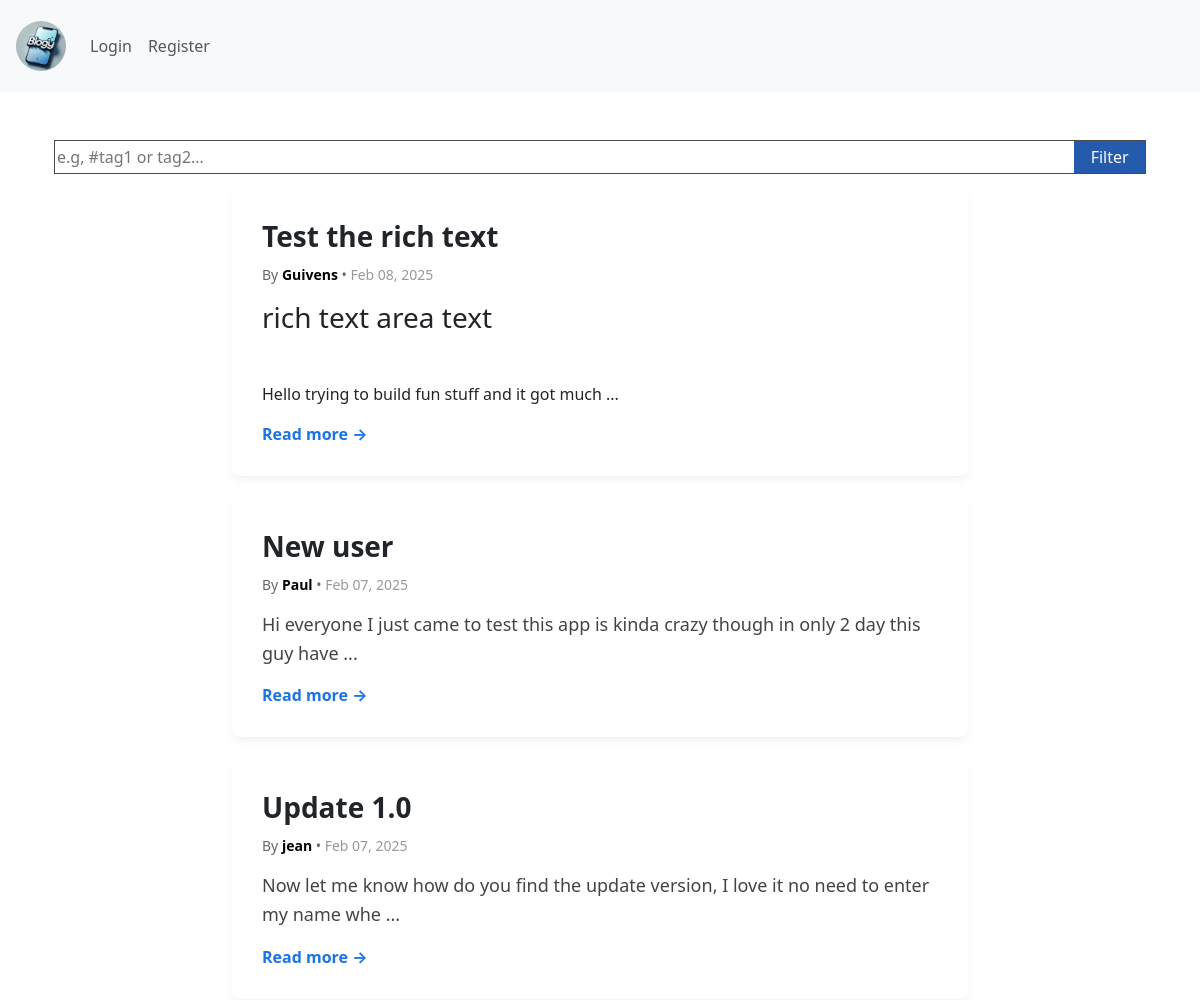
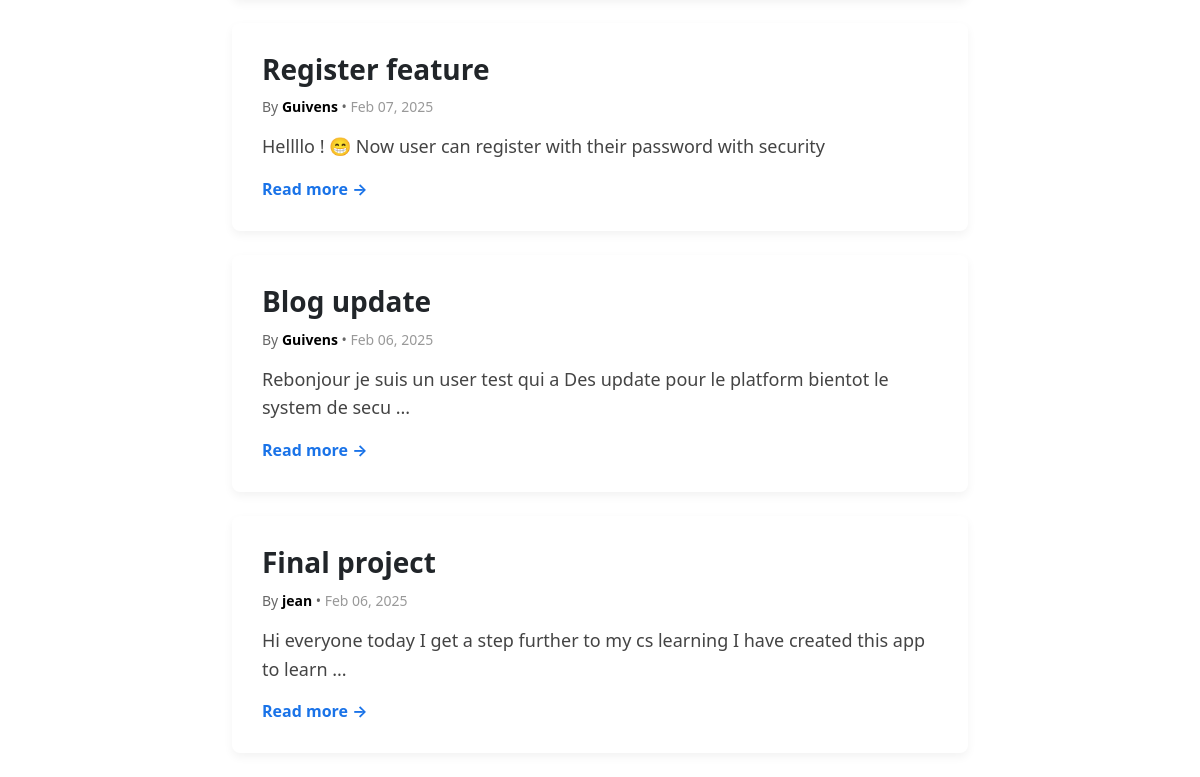
/, run on an earlier commit of the app's database (2 pictures, top to bottom).
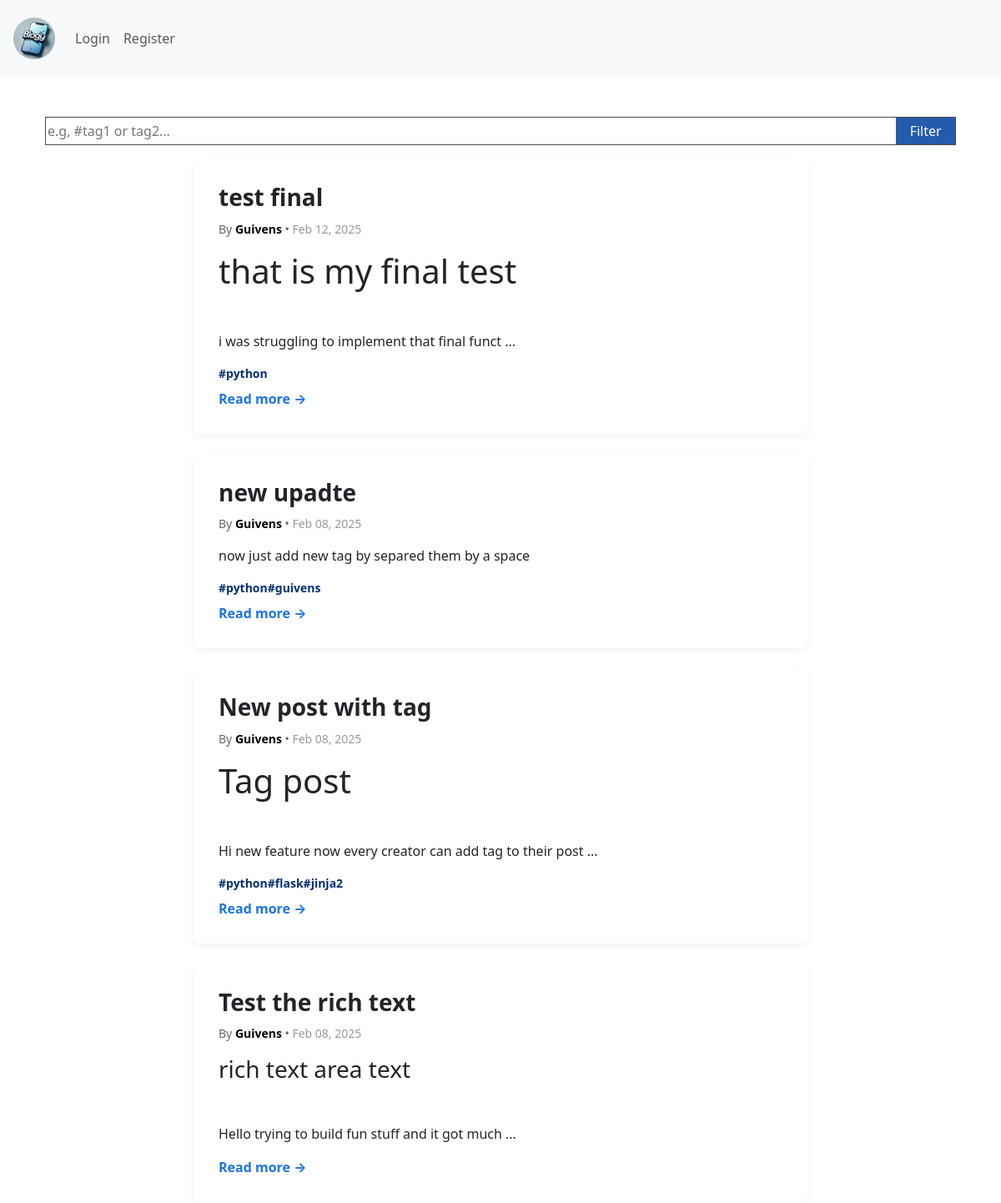
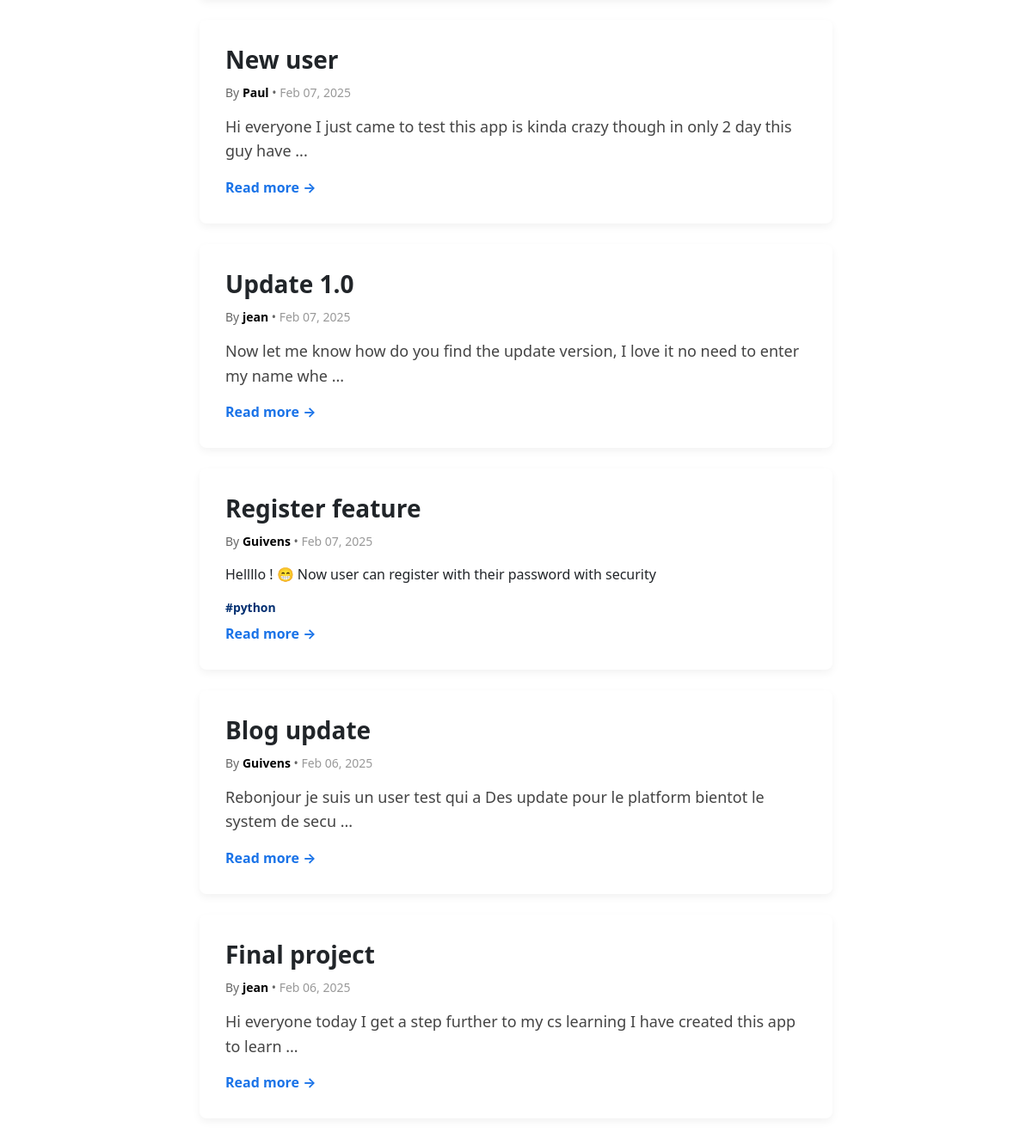
And on a later commit of the database (2 pictures, top to bottom).
### app/models.py (models this page shows, shortened)
class Article(db.Model):
    id = db.Column(db.Integer, primary_key=True)
    title = db.Column(db.String(120), unique=True, nullable=False)
    content = db.Column(db.Text, nullable=False)
    created_at = db.Column(db.DateTime, default=datetime.utcnow)  # FIXED
    author_id = db.Column(db.Integer, db.ForeignKey('user.id'), nullable=False)  # FIXED
    tags = db.relationship('Tag', secondary=article_tag, back_populates='articles')

class User(db.Model, UserMixin):
    id = db.Column(db.Integer, primary_key=True)
    username = db.Column(db.String(80), unique=True, nullable=False)
    email = db.Column(db.String(120), unique=True, nullable=False)
    hash = db.Column(db.String(256), nullable= False)
    articles = db.relationship('Article', backref='author', lazy=True)
    profile = db.relationship('Profile', backref='user', uselist=False)

class Tag(db.Model):
    id = db.Column(db.Integer, primary_key=True)
    name = db.Column(db.String(150), nullable= False)
    articles = db.relationship('Article', secondary=article_tag, back_populates='tags')

### app/routes.py (the view)
@main_routes.route("/")
def index():
    tag = request.args.get("tags", "").strip()  # Get tags from query params
    tags = [t for t in tag.split() if t]  # Ensure no empty strings
    if not tags:  # If no valid tags, return all articles
        articles = filter_articles()
    else:
        articles = filter_articles(tags)
    return render_template("index.html", articles=articles)

### app/routes.py (called while the page is built, shortened)
def filter_articles(tags=None):
    query = Article.query.order_by(Article.created_at.desc())
    return query.all()

### app/templates/index.html (shortened to what this page needs)
{% extends 'base.html' %} {% block content %}
<div class="container mt-5">
  <form action="/" class="mb-3 filter-contenair">
    <input
      type="text"
      id="filter"
      name="tags"
      placeholder="e.g, #tag1 or tag2..."
    />
    <button type="submit">Filter</button>
  </form>
  <div class="resultContainer">
    {% if articles %}
    <div class="row">
      {% for article in articles %}
      <div class="col-md-8 offset-md-2 mb-4">
        <div class="article-card" data-id="{{ article.id | int }}">
          <h1 class="article-title">{{ article.title }}</h1>
          <p class="article-meta">
            By <span class="author">{{ article.author.username }}</span> •
            <span class="date"
              >{{ article.created_at.strftime('%b %d, %Y') }}</span
            >
          </p>
          <p class="article-content">
            {{ article.content[:90] | safe}}{% if article.content | length > 90
            %} ...{% endif %}
          </p>
          <div class="d-flex flex-wrap">
            {% for tag in article.tags %}
            <div class="tag-item tag-name mr-2 mb-2">
              <p class="mb-0 mr-2">#{{ tag.name }}</p>
            </div>
            {% endfor %}
          </div>
          <a href="/article/{{ article.id }}" class="read-more">Read more →</a>
        </div>
      </div>
      {% endfor %}
    </div>
    {% else %}
  </div>
  <div class="text-center py-5">
    <p class="no-articles">No articles have been published yet.</p>
  </div>
  {% endif %}
</div>
{% endblock %}

### app/templates/base.html (shortened to what this page needs)
<!DOCTYPE html>
<html lang="en">
<head>
  <link href="/static/css/global.css" rel="stylesheet">
   <link href="https://cdn.jsdelivr.net/npm/bootstrap@5.3.0/dist/css/bootstrap.min.css" rel="stylesheet">
    <link rel="preload" href="https://cdn.quilljs.com/1.3.6/quill.snow.css" as="style" onload="this.onload=null;this.rel='stylesheet'">
    <link rel="stylesheet" href="https://cdnjs.cloudflare.com/ajax/libs/font-awesome/4.7.0/css/font-awesome.min.css">
</head>
<body>
<nav class="navbar navbar-expand-md navbar-light bg-light p-3">
  <a class="navbar-brand" href="/">
    <img src="/static/assets/logo.webp" class="logo">
  </a>
  <div class="collapse navbar-collapse" id="navbarSupportedContent">
    <ul class="navbar-nav me-auto">
      {% if current_user.is_authenticated %}
      <li class="nav-item active">
        <a class="nav-link" href="/">Home <span class="sr-only">(current)</span></a>
      </li>
      <li class="nav-item">
        <a class="nav-link" href="/article">Write</a>
      </li>
      <li class="nav-item">
        <a class="nav-link" href="/logout">Logout</a>
      </li>
      {%else%}
            <li class="nav-item">
              <a class="nav-link" href="{{ url_for('main.login')}}">Login</a>
             </li>
            <li class="nav-item">
               <a class="nav-link" href="{{url_for('main.create_user')}}">Register</a>
             </li>
      {%endif%}
    </ul>
  </div>
</nav>
  {% block content %}
  {% endblock %}
</body>
</html>

### app/static/css/global.css (style rules this page uses)
body { font-family: 'Georgia', serif; background-color: #f9f9f9; color: #333; }
.article-card { background: white; padding: 30px; border-radius: 8px; box-shadow: 0px 4px 10px rgba(0, 0, 0, 0.05); transition: transform 0.2s ease-in-out; }
.article-title { font-size: 28px; font-weight: bold; margin-bottom: 10px; }
.article-meta { font-size: 14px; color: #666; margin-bottom: 15px; }
.author { font-weight: bold; color: #000; }
.date { color: #999; }
.article-content { font-size: 18px; line-height: 1.6; color: #444; }
.read-more { font-size: 16px; color: #1a73e8; text-decoration: none; font-weight: bold; }
.tag-name { font-size: 14px; font-weight: bold; color: #043072; margin: 0; }
.filter-contenair { display: flex; align-items: center; justify-content: center; margin: 12px; border: 1px solid rgb(75, 74, 74); }
#filter { outline: 0; border: none; width: 100%; }
button[type='submit'] { border: none; outline: none; background-color: #245bad; color: white; padding: 4px; width: 75px; }
.logo { width: 50px; height: 50px; border-radius: 100%; }

What changed in the data, as far as the page shows it:
added Article: title "test final", author.username "Guivens", created_at "Feb 12, 2025", content "that is my final test i was struggling to implement that final funct"
added Tag: name "python"
added Article: title "new upadte", author.username "Guivens", created_at "Feb 08, 2025", content "now just add new tag by separed them by a space"
added Tag: name "guivens", shown under "new upadte"
added Article: title "New post with tag", author.username "Guivens", created_at "Feb 08, 2025", content "Tag post Hi new feature now every creator can add tag to their post"
added Tag: name "flask", shown under "New post with tag"
added Tag: name "jinja2", shown under "New post with tag"
